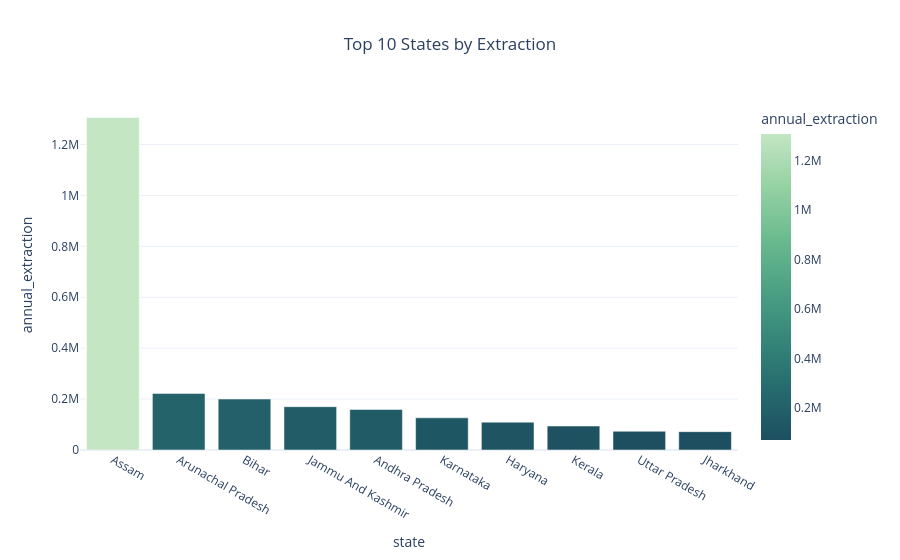

The notebook cell this image was saved under:
### Markdown cell above
### 5. Top 10 States by Extraction

- Shows states with highest groundwater extraction.

### Code cell
top_ext = df.groupby('state')['annual_extraction'].sum().reset_index()
top_ext = top_ext.sort_values('annual_extraction', ascending=False).head(10)

fig1 = px.bar(
    top_ext,
    x='state',
    y='annual_extraction',
    color='annual_extraction',
    color_continuous_scale=px.colors.sequential.Blugrn_r,
    title='Top 10 States by Extraction'
)

fig1.update_layout(template='plotly_white', title_x=0.5)
fig1.show()

### Figure 1 — Plotly figure (JSON) as saved in the notebook; plotly's stock layout.template omitted (floating-point values rounded to 4 significant figures)
{"data": [{"hovertemplate": "state=%{x}<br>annual_extraction=%{marker.color}<extra></extra>", "legendgroup": "", "marker": {"color": [1306000.0, 222300.0, 200200.0, 170200.0, 159300.0, 126300.0, 109300.0, 94130.0, 73590.0, 72140.0], "coloraxis": "coloraxis", "pattern": {"shape": ""}}, "name": "", "orientation": "v", "showlegend": false, "textposition": "auto", "type": "bar", "x": ["Assam", "Arunachal Pradesh", "Bihar", "Jammu And Kashmir", "Andhra Pradesh", "Karnataka", "Haryana", "Kerala", "Uttar Pradesh", "Jharkhand"], "xaxis": "x", "y": [1306000.0, 222300.0, 200200.0, 170200.0, 159300.0, 126300.0, 109300.0, 94130.0, 73590.0, 72140.0], "yaxis": "y"}], "layout": {"barmode": "relative", "coloraxis": {"colorbar": {"title": {"text": "annual_extraction"}}, "colorscale": [[0, "rgb(29, 79, 96)"], [0.1667, "rgb(38, 107, 110)"], [0.3333, "rgb(54, 135, 122)"], [0.5, "rgb(77, 162, 132)"], [0.6667, "rgb(109, 188, 144)"], [0.8333, "rgb(150, 210, 164)"], [1, "rgb(196, 230, 195)"]]}, "legend": {"tracegroupgap": 0}, "title": {"text": "Top 10 States by Extraction", "x": 0.5}, "xaxis": {"anchor": "y", "domain": [0, 1], "title": {"text": "state"}}, "yaxis": {"anchor": "x", "domain": [0, 1], "title": {"text": "annual_extraction"}}}}
